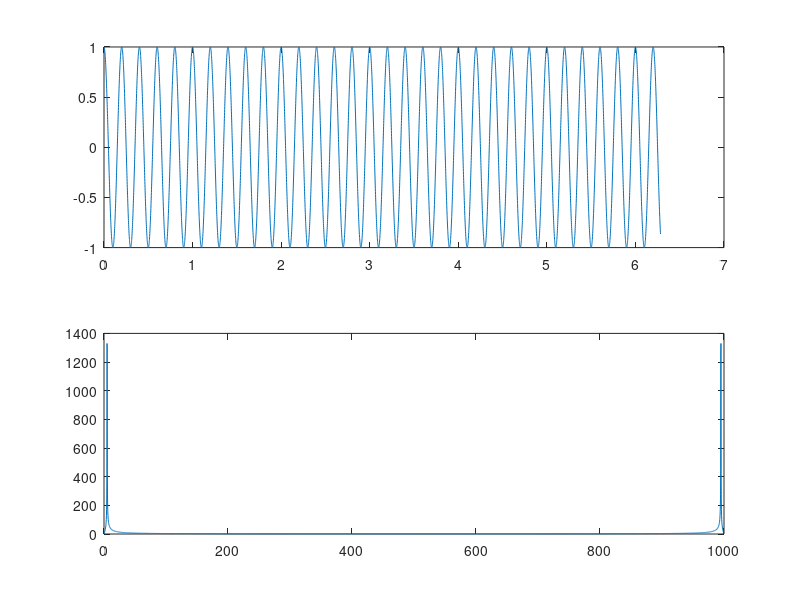

This chart was generated by the following MATLAB code:

sampleFreq = 1000;
freqA = 5;
freqB = 10;

ts = linspace(0, 2*pi, round(2*pi*sampleFreq) );
close all
xs = cos( freqA*2*pi*ts ); % + cos( freqB*2*pi*ts);
K = 4096;
freqs = (0:K-1)*sampleFreq/K;


Y = abs( fft( xs,K) );

subplot(2,1,1);
plot( ts, xs );
subplot(2,1,2);
plot( freqs, Y );